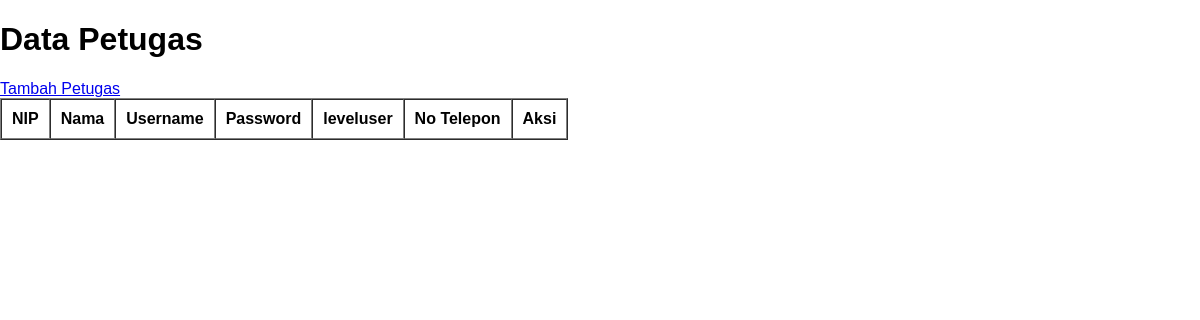
The app's page /read/petugas.php, older data.
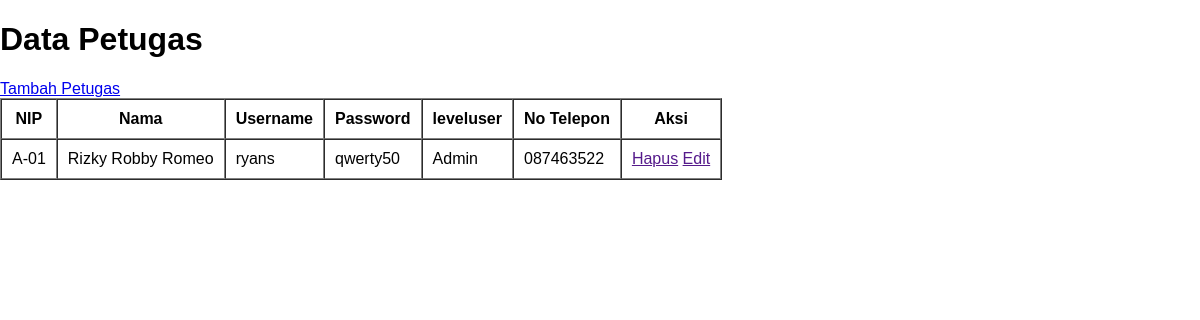
The same page, newer data.
### tables this page shows
CREATE TABLE `tb_petugas` (
  `id_petugas` int(11) NOT NULL,
  `nip` varchar(5) NOT NULL,
  `nama_petugas` varchar(100) NOT NULL,
  `username` varchar(50) NOT NULL,
  `password` varchar(50) NOT NULL,
  `leveluser` varchar(50) NOT NULL,
  `no_telp` varchar(50) NOT NULL
);

### read/functions.php (called while the page is built)
<?php
    $conn = mysqli_connect("localhost", "root", "", "db_spp");
    function query($query){
        global $conn;
        $result = mysqli_query($conn, $query);
        $rows = [];
        while( $row = mysqli_fetch_assoc($result) ){
            $rows[] = $row;
        }
        return $rows;
    }
?>

### read/petugas.php (the view, shortened to what this page needs)
<?php
    require 'functions.php';
    $petugas = query("SELECT * FROM tb_petugas");
?>
<!DOCTYPE html>
<html lang="en">
<head>
</head>
<body>
    <h1>Data Petugas</h1>
    <a href="../create/create_petugas.php">Tambah Petugas</a>
    <table border="1" cellspacing="0" cellpadding="10">
        <tr>
            <th>NIP</th>
            <th>Nama</th>
            <th>Username</th>
            <th>Password</th>
            <th>leveluser</th>
            <th>No Telepon</th>
            <th>Aksi</th>
        </tr>
        <?php foreach($petugas as $row) : ?>
        <tr>
            <td><?= $row["nip"]; ?></td>
            <td><?= $row["nama_petugas"]; ?></td>
            <td><?= $row["username"] ?></td>
            <td><?= $row["password"]; ?></td>
            <td><?= $row["leveluser"]; ?></td>
            <td><?= $row["no_telp"]; ?></td>
            <td>
                <a href="">Hapus</a>
                <a href="">Edit</a>
            </td>
        </tr>
        <?php endforeach; ?>
    </table>
</body>
</html>

### read/petugas.php (style rules this page uses)
html, body { margin: 0; padding: 0; box-sizing: border-box; font-family: 'Gill Sans', 'Gill Sans MT', Calibri, 'Trebuchet MS', sans-serif; }

Row changes from the older to the newer data that the page shows:
added tb_petugas: nip "A-01", nama_petugas "Rizky Robby Romeo", username "ryans", password "qwerty50", leveluser "Admin", no_telp "087463522"
